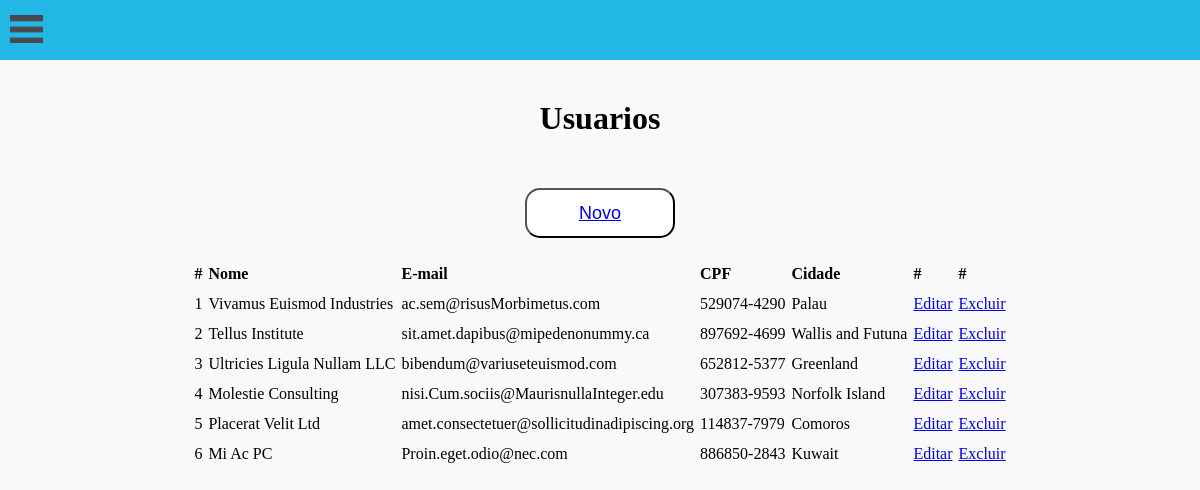
/Bus/Usuario/usuario.php, run on the app's committed database.
### tables this page shows
CREATE TABLE `empresa` (
  `id` int(11) NOT NULL,
  `nome` varchar(200) NOT NULL,
  `email` varchar(100) NOT NULL,
  `cnpj` varchar(30) NOT NULL,
  `cidade` varchar(50) NOT NULL
);

### Bus/Usuario/usuario.php (the view, shortened to what this page needs)
<!doctype html>
<html>
	<head>
        <link rel="stylesheet" href="../css/estilo.css">
	</head>
	<body>
		<?PHP include('../tela.php'); ?>
		<div style="margin-top: 100px;" align= "center">
			<h1 align= "center">Usuarios</h1><br><br>
			<button align= "center"> <a href="cadastro.php">Novo</a> </button>
			<table align= "center" style="border-spacing: 6px 12px" style="margin-left: 50px">
				<tr>
					<td><strong>#</strong></td>
					<td><strong>Nome</strong></td>
					<td><strong>E-mail</strong></td>
					<td><strong>CPF</strong></td>
					<td><strong>Cidade</strong></td>
					<td style="margin-left: 5px"><strong>#</strong></td>
					<td><strong>#</strong></td>
				</tr>
				<?PHP
					include('../config.php');
					$result = mysqli_query($conexao, "SELECT * FROM empresa") or die("Erro ao buscar dados de empresa");
					while ($aux = $result->fetch_assoc()) {
					   	echo '<tr>';
						echo '	<td>'.$aux["id"].'</td>';
						echo '	<td>'.$aux["nome"].'</td>';
						echo '	<td>'.$aux["email"].'</td>';
						echo '	<td>'.$aux["cnpj"].'</td>';
						echo '	<td>'.$aux["cidade"].'</td>';
						echo '  <td><a href="'.$_SERVER["PHP_SELF"].'?id='.$aux["id"].'">Editar</a></td>';
						echo '  <td><a href="'.$_SERVER["PHP_SELF"].'?id='.$aux["id"].'">Excluir</a></td>';
					   	echo '</tr>';
					}
				?>
			</table>
		</div>
	</body>
</html>

### Bus/css/estilo.css (style rules this page uses)
* { margin: 0; box-sizing: border-box; padding: 0; }
body { background-color: #f9f9f9; }
button { background-color:#fff; color:#000; font-size:18px; min-width:150px; min-height:50px; margin-top: 15px; margin-bottom: 15px; box-shadow: 0px 0px 5px #FFF; -webkit-border-radius: 15px; -moz-border-radius: 15px; border-radius: 15px; -o-transition:.5s; -ms-transition:.5s; -moz-transition:.5s; -webkit-transition:.5s; transition:.5s; }

### data on the page
empresa: id "1", nome "Vivamus Euismod Industries", email "ac.sem@risusMorbimetus.com", cnpj "529074-4290", cidade "Palau"
empresa: id "2", nome "Tellus Institute", email "sit.amet.dapibus@mipedenonummy.ca", cnpj "897692-4699", cidade "Wallis and Futuna"
empresa: id "3", nome "Ultricies Ligula Nullam LLC", email "bibendum@variuseteuismod.com", cnpj "652812-5377", cidade "Greenland"
empresa: id "4", nome "Molestie Consulting", email "nisi.Cum.sociis@MaurisnullaInteger.edu", cnpj "307383-9593", cidade "Norfolk Island"
empresa: id "5", nome "Placerat Velit Ltd", email "amet.consectetuer@sollicitudinadipiscing.org", cnpj "114837-7979", cidade "Comoros"
empresa: id "6", nome "Mi Ac PC", email "Proin.eget.odio@nec.com", cnpj "886850-2843", cidade "Kuwait"
